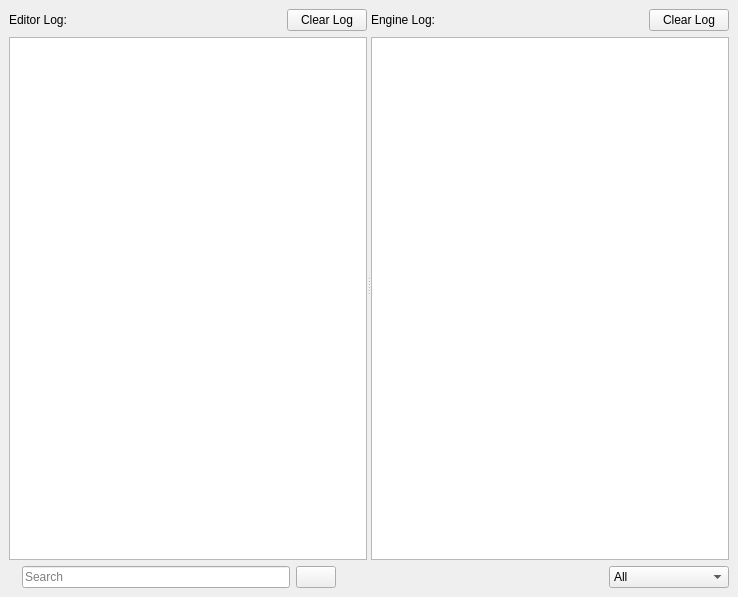
<?xml version="1.0" encoding="UTF-8"?>
<ui version="4.0">
 <class>LogPanel</class>
 <widget class="QDockWidget" name="LogPanel">
  <property name="geometry">
   <rect>
    <x>0</x>
    <y>0</y>
    <width>738</width>
    <height>597</height>
   </rect>
  </property>
  <property name="windowIcon">
   <iconset>
    <normaloff>:/GuiFoundation/Icons/Log.png</normaloff>:/GuiFoundation/Icons/Log.png</iconset>
  </property>
  <property name="windowTitle">
   <string>Log</string>
  </property>
  <widget class="QWidget" name="dockWidgetContents">
   <layout class="QVBoxLayout" name="verticalLayout_3">
    <item>
     <widget class="QSplitter" name="splitter">
      <property name="sizePolicy">
       <sizepolicy hsizetype="Expanding" vsizetype="Expanding">
        <horstretch>0</horstretch>
        <verstretch>0</verstretch>
       </sizepolicy>
      </property>
      <property name="orientation">
       <enum>Qt::Horizontal</enum>
      </property>
      <widget class="QWidget" name="layoutWidget1">
       <layout class="QVBoxLayout" name="verticalLayout">
        <item>
         <layout class="QHBoxLayout" name="horizontalLayout">
          <item>
           <widget class="QLabel" name="EditorLog">
            <property name="text">
             <string>Editor Log:</string>
            </property>
           </widget>
          </item>
          <item>
           <spacer name="horizontalSpacer">
            <property name="orientation">
             <enum>Qt::Horizontal</enum>
            </property>
            <property name="sizeHint" stdset="0">
             <size>
              <width>40</width>
              <height>20</height>
             </size>
            </property>
           </spacer>
          </item>
          <item>
           <widget class="QPushButton" name="ButtonClearEditorLog">
            <property name="text">
             <string>Clear Log</string>
            </property>
           </widget>
          </item>
         </layout>
        </item>
        <item>
         <widget class="QListView" name="ListViewEditorLog">
          <property name="editTriggers">
           <set>QAbstractItemView::NoEditTriggers</set>
          </property>
          <property name="showDropIndicator" stdset="0">
           <bool>true</bool>
          </property>
          <property name="alternatingRowColors">
           <bool>true</bool>
          </property>
          <property name="selectionMode">
           <enum>QAbstractItemView::SingleSelection</enum>
          </property>
          <property name="selectionBehavior">
           <enum>QAbstractItemView::SelectRows</enum>
          </property>
          <property name="uniformItemSizes">
           <bool>true</bool>
          </property>
         </widget>
        </item>
       </layout>
      </widget>
      <widget class="QWidget" name="layoutWidget2">
       <layout class="QVBoxLayout" name="verticalLayout_2">
        <item>
         <layout class="QHBoxLayout" name="horizontalLayout_2">
          <item>
           <widget class="QLabel" name="EditorLog_2">
            <property name="text">
             <string>Engine Log:</string>
            </property>
           </widget>
          </item>
          <item>
           <spacer name="horizontalSpacer_2">
            <property name="orientation">
             <enum>Qt::Horizontal</enum>
            </property>
            <property name="sizeHint" stdset="0">
             <size>
              <width>40</width>
              <height>20</height>
             </size>
            </property>
           </spacer>
          </item>
          <item>
           <widget class="QPushButton" name="ButtonClearEngineLog">
            <property name="text">
             <string>Clear Log</string>
            </property>
           </widget>
          </item>
         </layout>
        </item>
        <item>
         <widget class="QListView" name="ListViewEngineLog">
          <property name="editTriggers">
           <set>QAbstractItemView::NoEditTriggers</set>
          </property>
          <property name="alternatingRowColors">
           <bool>true</bool>
          </property>
          <property name="selectionMode">
           <enum>QAbstractItemView::SingleSelection</enum>
          </property>
          <property name="selectionBehavior">
           <enum>QAbstractItemView::SelectRows</enum>
          </property>
          <property name="uniformItemSizes">
           <bool>true</bool>
          </property>
         </widget>
        </item>
       </layout>
      </widget>
     </widget>
    </item>
    <item>
     <layout class="QHBoxLayout" name="horizontalLayout_3">
      <item>
       <widget class="QLabel" name="label">
        <property name="text">
         <string/>
        </property>
        <property name="pixmap">
         <pixmap resource="../../../../Code/Tools/GuiFoundation/QtResources/resources.qrc">:/GuiFoundation/Icons/Search16.png</pixmap>
        </property>
       </widget>
      </item>
      <item>
       <widget class="QLineEdit" name="LineSearch">
        <property name="placeholderText">
         <string>Search</string>
        </property>
       </widget>
      </item>
      <item>
       <widget class="QPushButton" name="ButtonClearSearch">
        <property name="text">
         <string/>
        </property>
        <property name="icon">
         <iconset resource="../../../../Code/Tools/GuiFoundation/QtResources/resources.qrc">
          <normaloff>:/GuiFoundation/Icons/Delete16.png</normaloff>:/GuiFoundation/Icons/Delete16.png</iconset>
        </property>
       </widget>
      </item>
      <item>
       <spacer name="horizontalSpacer_3">
        <property name="orientation">
         <enum>Qt::Horizontal</enum>
        </property>
        <property name="sizeHint" stdset="0">
         <size>
          <width>40</width>
          <height>20</height>
         </size>
        </property>
       </spacer>
      </item>
      <item>
       <widget class="QComboBox" name="ComboFilter">
        <item>
         <property name="text">
          <string>All</string>
         </property>
        </item>
        <item>
         <property name="text">
          <string>Debug</string>
         </property>
         <property name="icon">
          <iconset resource="../../QtResources/resources.qrc">
           <normaloff>:/EditorFramework/Icons/Flag_Pink16.png</normaloff>:/EditorFramework/Icons/Flag_Pink16.png</iconset>
         </property>
        </item>
        <item>
         <property name="text">
          <string>Dev</string>
         </property>
         <property name="icon">
          <iconset resource="../../QtResources/resources.qrc">
           <normaloff>:/EditorFramework/Icons/Flag_Purple16.png</normaloff>:/EditorFramework/Icons/Flag_Purple16.png</iconset>
         </property>
        </item>
        <item>
         <property name="text">
          <string>Info</string>
         </property>
         <property name="icon">
          <iconset resource="../../QtResources/resources.qrc">
           <normaloff>:/EditorFramework/Icons/Flag_Blue16.png</normaloff>:/EditorFramework/Icons/Flag_Blue16.png</iconset>
         </property>
        </item>
        <item>
         <property name="text">
          <string>Success</string>
         </property>
         <property name="icon">
          <iconset resource="../../QtResources/resources.qrc">
           <normaloff>:/EditorFramework/Icons/Flag_Green16.png</normaloff>:/EditorFramework/Icons/Flag_Green16.png</iconset>
         </property>
        </item>
        <item>
         <property name="text">
          <string>Warning</string>
         </property>
         <property name="icon">
          <iconset resource="../../QtResources/resources.qrc">
           <normaloff>:/EditorFramework/Icons/Flag_Yellow16.png</normaloff>:/EditorFramework/Icons/Flag_Yellow16.png</iconset>
         </property>
        </item>
        <item>
         <property name="text">
          <string>Serious Warning</string>
         </property>
         <property name="icon">
          <iconset resource="../../QtResources/resources.qrc">
           <normaloff>:/EditorFramework/Icons/Flag_Orange16.png</normaloff>:/EditorFramework/Icons/Flag_Orange16.png</iconset>
         </property>
        </item>
        <item>
         <property name="text">
          <string>Error</string>
         </property>
         <property name="icon">
          <iconset resource="../../QtResources/resources.qrc">
           <normaloff>:/EditorFramework/Icons/Flag_Red16.png</normaloff>:/EditorFramework/Icons/Flag_Red16.png</iconset>
         </property>
        </item>
       </widget>
      </item>
     </layout>
    </item>
   </layout>
  </widget>
 </widget>
 <resources>
  <include location="../../../../Code/Tools/GuiFoundation/QtResources/resources.qrc"/>
  <include location="../../QtResources/resources.qrc"/>
 </resources>
 <connections/>
</ui>
